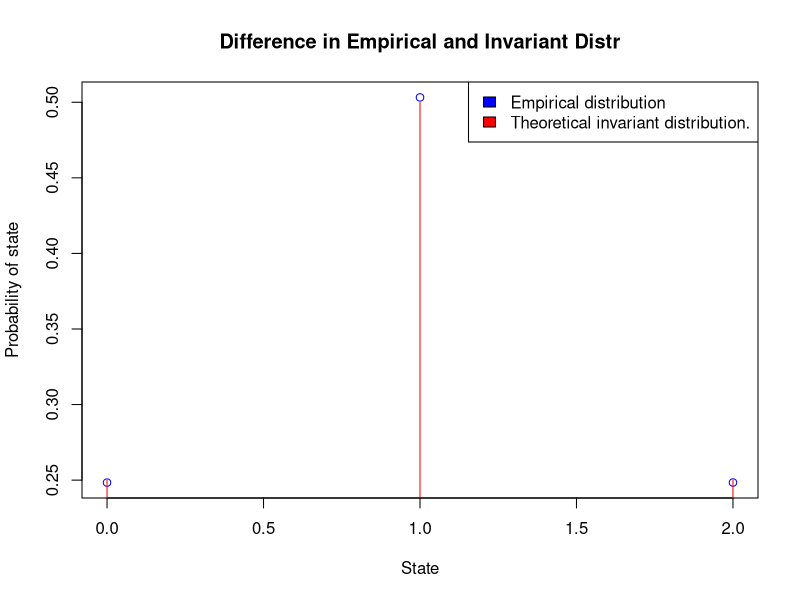
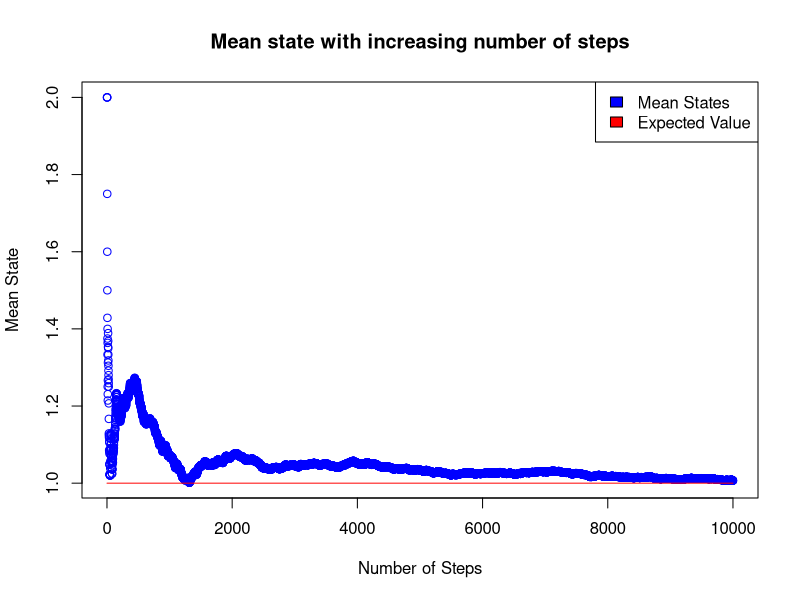
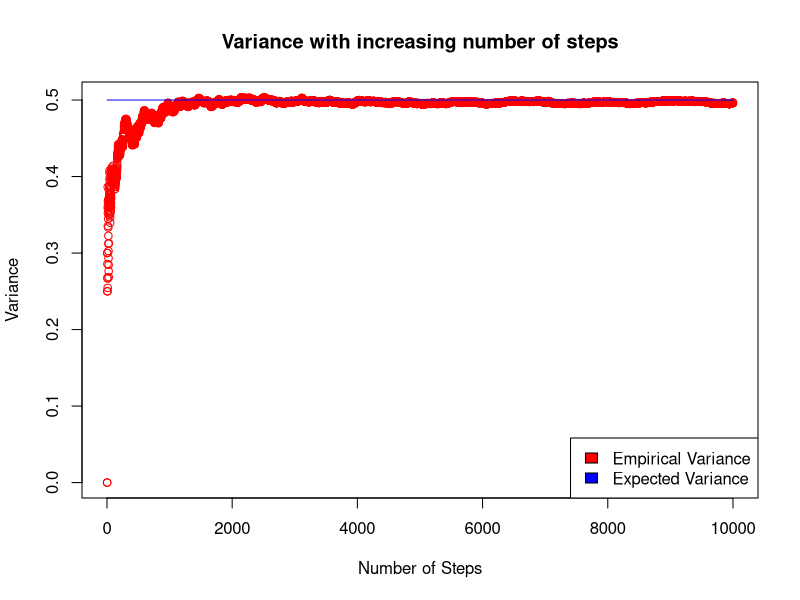

Reproduce these figures in R, in order.
# 2 Users, 2 Websites. 
# 1 step includes:
# - 1 marble randomly selected (prob of 1/2)
# - Then decide if the selected marble moves to other pot (1/3 prob it does move)

# state space (n=2 and g=2) is S = {(0,2), (1,1), (2,0)}

# transition probability matrix.
library(expm)

probs <- matrix(rep(0,9),nrow=3,ncol=3)
probs[1,1] <- 2/3
probs[1,2] <- 1/3
probs[2,1] <- 1/6
probs[2,2] <- 2/3
probs[2,3] <- 1/6
probs[3,2] <- 1/3
probs[3,3] <- 2/3
probs

Equil_dist <- matrix(rep(0,3),nrow=3,ncol=1)
Equil_dist[1] <- 1/4 
Equil_dist[2] <- 1/2
Equil_dist[3] <- 1/4
Equil_dist


X <- rep(1,2) # individual descriptions: initial state with both users in website 1
Niter <- 100000 # number of iterations
K <- rep(0,Niter) # vector of amount of people on site 1

for (i in 1:Niter) {
  k <- sample(2, size = 1) # selects a person at random 
  if (runif(1)<1/3){ # probability of 1/3 moving
    if (X[k] == 1) {  
      X[k] <- 0  # person moves from site 1 to site 2
    }
    else { 
      X[k] <- 1 # person moves from site 2 to site 1
    }
  }
  K[i] <- sum(X) # Save total number of users in site 1
}

freq <- rep(0,3)
for (j in 1:3) {
  freq[j] <- length(which(K==j-1))/Niter
}
freq


########## Plots #############

# Difference in Empirical and Invariant Distr 

state = c(0:2)
plot(state,freq,xlab="State",ylab="Probability of state", col="blue", main="Difference in Empirical and Invariant Distr")
lines(state,Equil_dist,type="h", col="red")
legend("topright", c("Empirical distribution","Theoretical invariant distribution."), fill=c("blue","red"))


######### Running Mean (Converges to theoretical mean as number of steps increase)

m <- ((Equil_dist[1]*0)+(Equil_dist[2]*1)+(Equil_dist[3]*2)) # expected value of k (sum of the states*probs)
n <- 10
Mean = seq(0,Niter/n-1)
for (i in 1:Niter/n) {Mean[i]=mean(K[1:i])}
TMean = rep(m,Niter/n -1)


plot (1:10000, Mean, xlab="Number of Steps", ylab="Mean State", col="blue", main="Mean state with increasing number of steps")
lines(TMean, col="red")
legend("topright", c("Mean States","Expected Value"), fill=c("blue","red"))

# Running variance (sampled every n Monte Carlo steps)

Var = seq(0,Niter/n-1)
for (i in 1:Niter/n) {Var[i]=var(K[1:i])}
v <- (((0-m)^2)*Equil_dist[1]) + (((1-m)^2)*Equil_dist[2]) + (((2-m)^2)*Equil_dist[3]) # theoretical variance of k 
TVar = rep(v,Niter/n-1)
plot(1:10000, Var, xlab="Number of Steps", ylab="Variance", col="red", main="Variance with increasing number of steps")
lines(TVar, col='blue')
legend("bottomright", c("Empirical Variance","Expected Variance"), fill=c("red","blue"))
